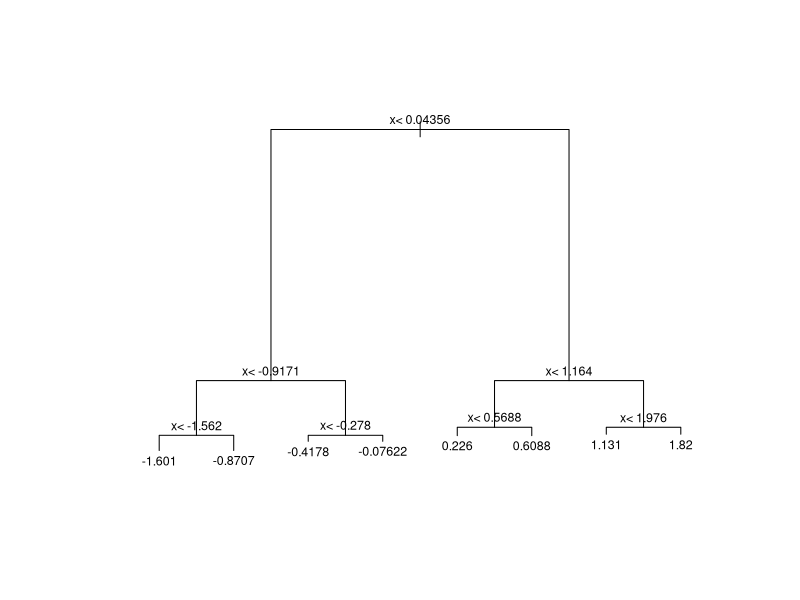
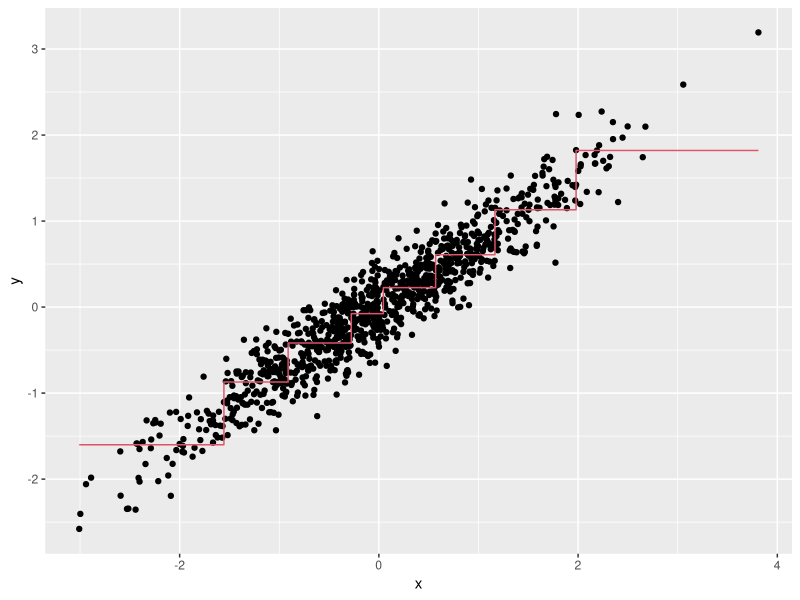
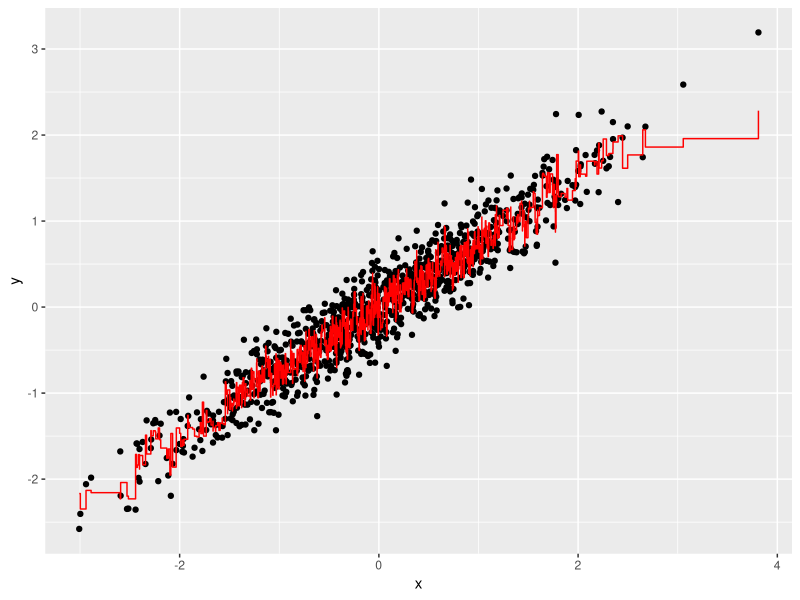
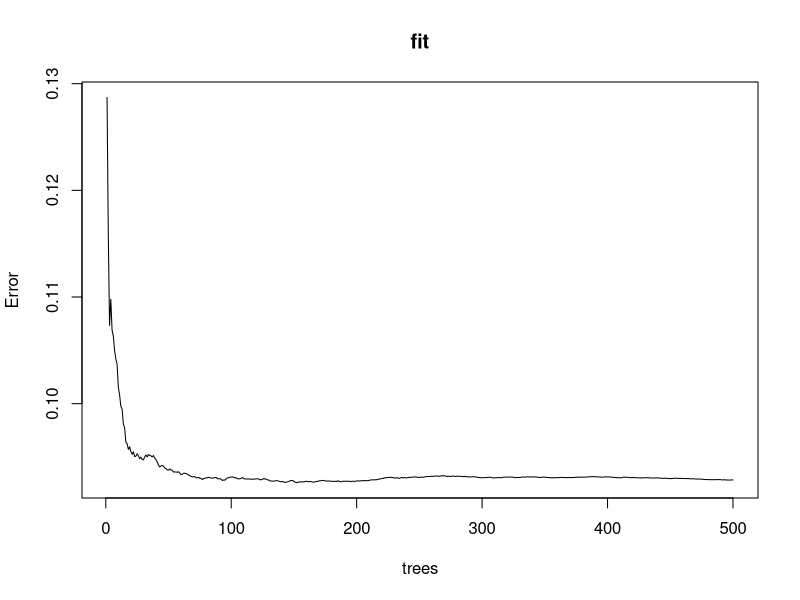
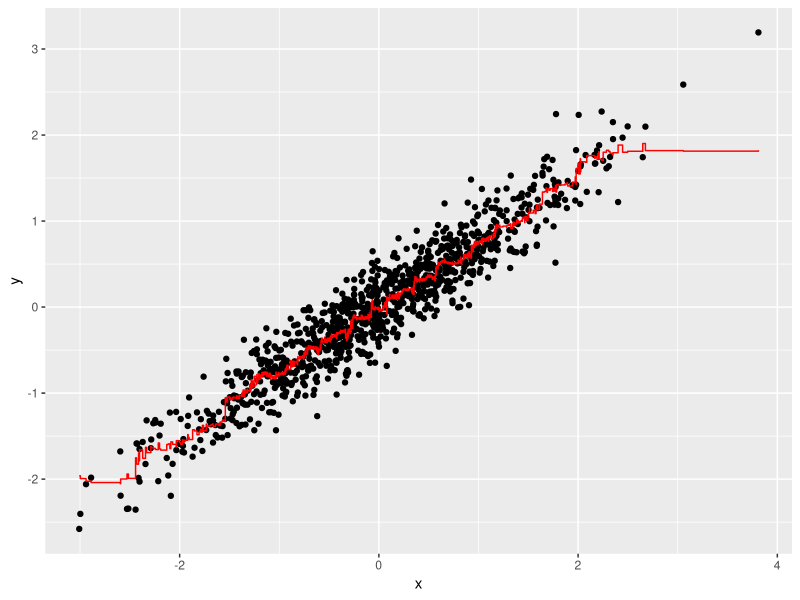
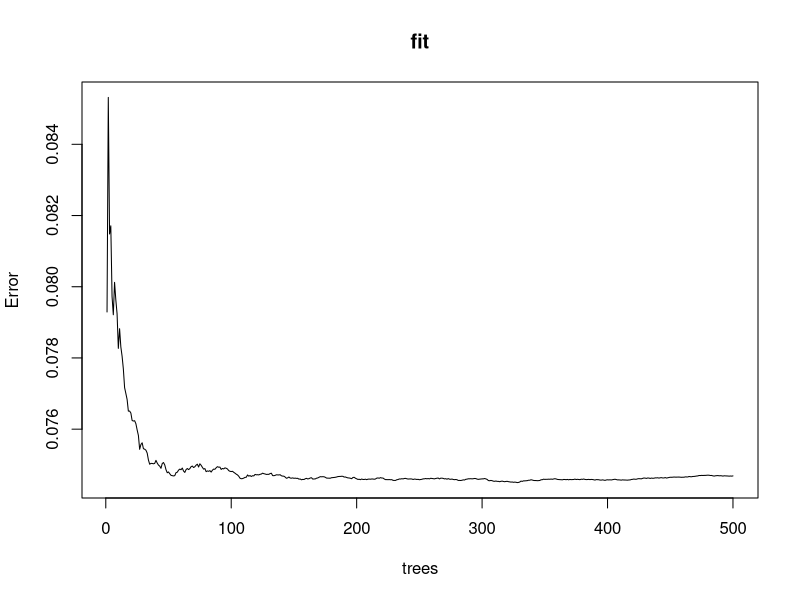

These charts were generated, in order, by the following R code:
# Create a simple dataset where the outcome grows 0.75 units 
# on average for every increase in a predictor, using this code
library(rpart)
library(tidyverse)
n <- 1000
sigma <- 0.25
# set.seed(1) # if using R 3.5 or ealier
set.seed(1, sample.kind = "Rounding") # if using R 3.6 or later
x <- rnorm(n, 0, 1)
y <- 0.75 * x + rnorm(n, 0, sigma)
dat <- data.frame(x = x, y = y)

# use rpart() to fit a regression tree and saves the result to fit
fit <- rpart(y ~ ., data = dat)

# visualise the splits, i.e., the tree shape
plot(fit, margin = 0.1)
text(fit, cex = 0.75)

# make a scatter plot of y versus x
# along with the predicted values based on the fit
dat %>%
  mutate(y_hat = predict(fit)) %>%
  ggplot() +
  geom_point(aes(x, y)) +
  geom_step(aes(x, y_hat), col = 2)

#  run Random Forests instead of a regression tree
library(randomForest)
fit <- randomForest(y ~ x, data = dat) 
  dat %>% 
  mutate(y_hat = predict(fit)) %>% 
  ggplot() +
  geom_point(aes(x, y)) +
  geom_step(aes(x, y_hat), col = "red")

#  Use the plot() function to see if the Random Forest from Q4 has converged
  # or if we need more trees
  plot(fit)

# the default values for the Random Forest 
# result in an estimate that is too flexible (unsmooth) 
# Re-run the Random Forest but this time 
  # with a node size of 50 and a maximum of 25 nodes
  # Remake the plot
  fit <- randomForest(y ~ x, data = dat, nodesize = 50, maxnodes = 25)
    dat %>% 
    mutate(y_hat = predict(fit)) %>% 
    ggplot() +
    geom_point(aes(x, y)) +
    geom_step(aes(x, y_hat), col = "red")
plot(fit)  
